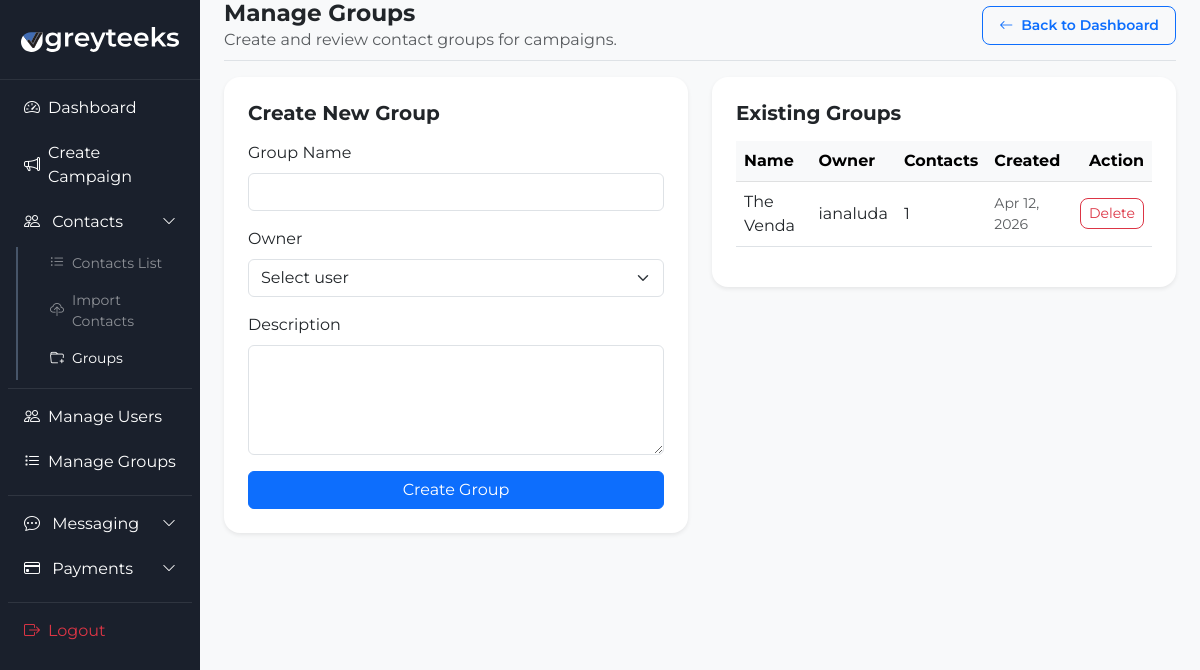
Screenshot of /groups/manage/ (signed in) with the database file from the repository.
### contacts_app/models.py (models this page shows, shortened)
class Group(models.Model):
    user = models.ForeignKey(User, on_delete=models.CASCADE, related_name='user_groups')
    name = models.CharField(max_length=100)
    description = models.TextField(blank=True)
    created_at = models.DateTimeField(auto_now_add=True)

### campaigns/views.py (the view, shortened to what this page needs)
# urls.py: path('groups/manage/', manage_groups, name='manage_groups'),
@login_required
def manage_groups(request):
    if not request.user.is_staff:
        raise PermissionDenied
    groups = Group.objects.select_related('user').order_by('-created_at')
    users = User.objects.order_by('username')
    return render(request, 'campaigns/manage_groups.html', {'groups': groups, 'users': users})

### templates/campaigns/manage_groups.html (shortened to what this page needs)
{% load static %}
<!DOCTYPE html>
<html lang="en">
<head>
    <link href="https://cdn.jsdelivr.net/npm/bootstrap@5.3.0/dist/css/bootstrap.min.css" rel="stylesheet">
    <link rel="stylesheet" href="https://cdn.jsdelivr.net/npm/bootstrap-icons@1.11.3/font/bootstrap-icons.min.css">
    <link rel="stylesheet" href="{% static 'css/dashboard.css' %}">
</head>
<body>
    <div class="container-fluid">
        <div class="row">
            <nav class="col-md-2 d-none d-md-block sidebar p-0">
    <div class="sidebar-brand d-flex align-items-center justify-content-center px-3 py-3">
        <img src="{% static 'img/light-logo.svg' %}" class="sidebar-logo" alt="Greyteeks logo">
    </div>
    <div class="px-2 pb-4">
        <ul class="nav flex-column mt-2">
            <li class="nav-item">
                <a class="nav-link text-white d-flex align-items-center" href="{% url 'dashboard' %}">
                    <i class="bi bi-speedometer2 me-2"></i> Dashboard
                </a>
            </li>
            <li class="nav-item">
                <a class="nav-link text-white d-flex align-items-center" href="{% url 'create_campaign' %}">
                    <i class="bi bi-megaphone me-2"></i> Create Campaign
                </a>
            </li>
            <li class="nav-item">
                <a class="nav-link text-white d-flex align-items-center justify-content-between"
                   href="#contactsDropdown"
                   data-bs-toggle="collapse"
                   aria-expanded="false"
                   aria-controls="contactsDropdown">
                    <span><i class="bi bi-people me-2"></i> Contacts</span>
                    <i class="bi bi-chevron-down small"></i>
                </a>
                <div class="collapse show" id="contactsDropdown">
                    <ul class="nav flex-column ms-3 mt-1">
                        <li class="nav-item">
                            <a class="nav-link text-white-50 d-flex align-items-center" href="{% url 'contact_list' %}">
                                <i class="bi bi-list-ul me-2"></i> Contacts List
                            </a>
                        </li>
                        <li class="nav-item">
                            <a class="nav-link text-white-50 d-flex align-items-center" href="{% url 'upload_contacts' %}">
                                <i class="bi bi-cloud-upload me-2"></i> Import Contacts
                            </a>
                        </li>
                        <li class="nav-item">
                            <a class="nav-link text-white d-flex align-items-center active" href="{% url 'manage_groups' %}">
                                <i class="bi bi-folder-plus me-2"></i> Groups
                            </a>
                        </li>
                    </ul>
                </div>
            </li>
            <hr class="text-secondary my-2">
            {% if user.is_staff %}
            <li class="nav-item">
                <a class="nav-link text-white d-flex align-items-center" href="{% url 'manage_users' %}">
                    <i class="bi bi-people me-2"></i> Manage Users
                </a>
            </li>
            <li class="nav-item">
                <a class="nav-link text-white d-flex align-items-center" href="{% url 'manage_groups' %}">
                    <i class="bi bi-list-task me-2"></i> Manage Groups
                </a>
            </li>
            <hr class="text-secondary my-2">
            <li class="nav-item">
                <a class="nav-link text-white d-flex align-items-center justify-content-between"
                   href="#messagingDropdown"
                   data-bs-toggle="collapse"
                   aria-expanded="false"
                   aria-controls="messagingDropdown">
                    <span><i class="bi bi-chat-dots me-2"></i> Messaging</span>
                    <i class="bi bi-chevron-down small"></i>
                </a>
            </li>
            <li class="nav-item">
                <a class="nav-link text-white d-flex align-items-center justify-content-between"
                   href="#paymentsDropdown"
                   data-bs-toggle="collapse"
                   aria-expanded="false"
                   aria-controls="paymentsDropdown">
                    <span><i class="bi bi-credit-card me-2"></i> Payments</span>
                    <i class="bi bi-chevron-down small"></i>
                </a>
            </li>
            {% endif %}
            <hr class="text-secondary my-2">
            <li class="nav-item">
                <form action="{% url 'logout' %}" method="post">
                    <button type="submit" class="nav-link text-danger border-0 bg-transparent d-flex align-items-center w-100">
                        <i class="bi bi-box-arrow-right me-2"></i> Logout
                    </button>
                </form>
            </li>
        </ul>
    </div>
</nav>
            <main class="col-md-10 p-0">
                <div class="px-4">
                    <div class="d-flex justify-content-between align-items-center pb-2 mb-3 border-bottom">
                        <div>
                            <h2 class="fw-bold m-0">Manage Groups</h2>
                            <p class="text-muted mb-0">Create and review contact groups for campaigns.</p>
                        </div>
                        <a href="{% url 'dashboard' %}" class="btn btn-sm btn-outline-primary px-3 py-2 rounded-3 fw-semibold">
                            <i class="bi bi-arrow-left me-1"></i> Back to Dashboard
                        </a>
                    </div>
                    <div class="row g-4">
                        <div class="col-lg-6">
                            <div class="card border-0 shadow-sm p-4 rounded-4">
                                <h5 class="fw-bold mb-3">Create New Group</h5>
                                <form method="post">
                                    <div class="mb-3">
                                        <label class="form-label">Group Name</label>
                                        <input type="text" name="name" class="form-control" required>
                                    </div>
                                    <div class="mb-3">
                                        <label class="form-label">Owner</label>
                                        <select name="user_id" class="form-select" required>
                                            <option value="">Select user</option>
                                        </select>
                                    </div>
                                    <div class="mb-3">
                                        <label class="form-label">Description</label>
                                        <textarea name="description" rows="4" class="form-control"></textarea>
                                    </div>
                                    <button type="submit" class="btn btn-primary w-100">Create Group</button>
                                </form>
                            </div>
                        </div>
                        <div class="col-lg-6">
                            <div class="card border-0 shadow-sm p-4 rounded-4">
                                <h5 class="fw-bold mb-3">Existing Groups</h5>
                                <div class="table-responsive">
                                    <table class="table table-hover align-middle">
                                        <thead class="table-light">
                                            <tr>
                                                <th>Name</th>
                                                <th>Owner</th>
                                                <th>Contacts</th>
                                                <th>Created</th>
                                                <th class="text-end">Action</th>
                                            </tr>
                                        </thead>
                                        <tbody>
                                            {% for group in groups %}
                                                <tr>
                                                    <td>{{ group.name }}</td>
                                                    <td>{{ group.user.username }}</td>
                                                    <td>{{ group.contacts.count }}</td>
                                                    <td class="text-muted small">{{ group.created_at|date:"M d, Y" }}</td>
                                                    <td class="text-end">
                                                        <form method="post" class="d-inline-block">
                                                            <button type="submit" class="btn btn-sm btn-outline-danger rounded-3">Delete</button>
                                                        </form>
                                                    </td>
                                                </tr>
                                            {% empty %}
                                                <tr>
                                                    <td colspan="5" class="text-center text-muted py-4">No groups found yet.</td>
                                                </tr>
                                            {% endfor %}
                                        </tbody>
                                    </table>
                                </div>
                            </div>
                        </div>
                    </div>
                </div>
            </main>
        </div>
    </div>
</body>
</html>

### static/css/dashboard.css (style rules this page uses)
body { background-color: #f8f9fa; font-family: 'Montserrat', sans-serif; }
.sidebar { height: 100vh; background: #1a202c; color: white; position: fixed; top: 0; left: 0; z-index: 100; width: 16.666667%; }
.sidebar .nav-link { transition: all 0.3s; border-radius: 5px; margin-bottom: 5px; color: white; }
main { margin-left: 16.666667%; padding-left: 1rem; }
h1, h2, h3, h4, h5, h6 { font-family: 'Montserrat', sans-serif; font-weight: 500; }
h2 { font-size: 1.45rem; }
.sidebar-logo { display: block; width: 80%; max-width: 160px; height: auto; max-height: 60px; object-fit: contain; margin: 0 auto; }
.sidebar-brand { min-height: 80px; border-bottom: 1px solid rgba(255, 255, 255, 0.08); margin-left: -1rem; margin-right: -1rem; padding-left: 1rem; padding-right: 1rem; }
.sidebar .nav-link[data-bs-toggle="collapse"] .bi-chevron-down { transition: transform 0.25s ease; }
.sidebar .collapse .nav-link { font-size: 0.875rem; padding: 0.35rem 0.75rem; border-radius: 6px; transition: all 0.2s; }
.sidebar .collapse.show + li, .sidebar .collapse.show { border-left: 2px solid #475569; margin-left: 0.5rem; padding-left: 0.25rem; }
.sidebar-brand { min-height: 80px; border-bottom: 1px solid rgba(255, 255, 255, 0.08); }

### rows the page displays
Group: name "The Venda", user.username "ianaluda", contacts.count "1", created_at "Apr 12, 2026"
